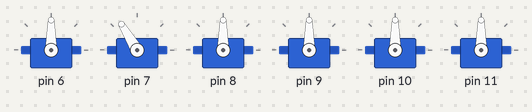
The sketch below on a simulated Arduino Uno, built with avr-gcc and run on an emulated ATmega328P. Shown: 6 × servo. Random numbers use the default seed unless the sketch sets one.

Above: at 0.05 s.
At 2.8 s:
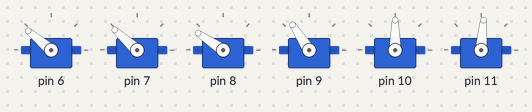
At 11.02 s:
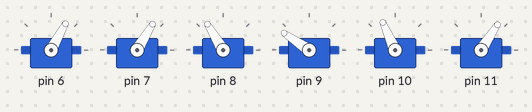
At 22.44 s:
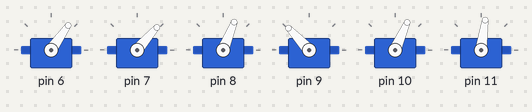
At 27.35 s:
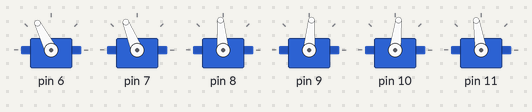
At 39.94 s:
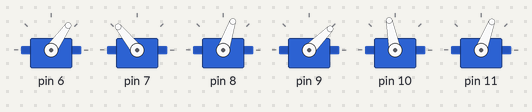
Timing chart, 0 to 40.0 s (numbered marks = the images above):
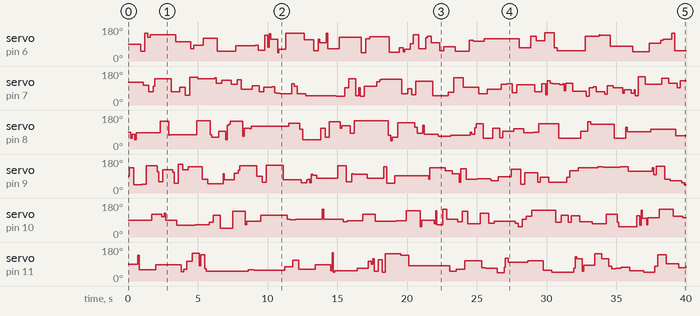

The sketch:

ArmClient.ino
```cpp
//#include <avr/interrupt.h>
//#include <avr/io.h>
//#define F_CPU 16000000UL // 16 MHz
//#include <util/delay.h>
#include <stdlib.h>
#include "Servo.h"

void setup() {
	Servo servos[6];
	Serial.begin(115000);
	int servo_commands[6];

	servos[0].attach(6); //rotator base
	servos[1].attach(7); //elevator base
	servos[2].attach(8); //elevator elbow
	servos[3].attach(9); //elevator wrist
	servos[4].attach(10);//rotator right finger
	servos[5].attach(11);//rotator left finger

	while(1) {
		servos[rand()%6].writeMicroseconds(rand()%1100+1000);
		delay(100);
		/*
		if (Serial.available() >= 13) {
			char in = Serial.read();
			if (in == 255) {
				for (int i = 0; i < 6; ++i) {
					char high = Serial.read();
					char low = Serial.read();
					servos[i].writeMicroseconds(256*high+low);
				}
			}
		}
		*/

	}
}

void loop() {}
```

Measured:
- by itself, servo on pin 6: 90° → 51° at 0.90 s, → 147° 0.30 s later, → 125° 0.20 s later, → 140° 0.20 s later, … (61 changes in this stretch)
- by itself, servo on pin 7: 121° → 104° at 1.1 s, → 69° 0.40 s later, → 98° 0.30 s later, → 138° 0.10 s later, … (80 changes in this stretch)
- by itself, servo on pin 8: 90° → 58° at 0.20 s, → 79° 0.10 s later, → 49° 0.20 s later, → 85° 0.10 s later, … (63 changes in this stretch)
- by itself, servo on pin 9: 90° → 133° at 0.10 s, → 44° 0.30 s later, → 47° 0.60 s later, → 145° 0.30 s later, … (70 changes in this stretch)
- by itself, servo on pin 10: 90° → 120° at 1.7 s, → 108° 0.70 s later, → 127° 0.20 s later, → 90° 0.10 s later, … (60 changes in this stretch)
- by itself, servo on pin 11: 90° → 136° at 0.70 s, → 59° 0.10 s later, → 85° 1.2 s later, → 50° 1.8 s later, … (61 changes in this stretch)
